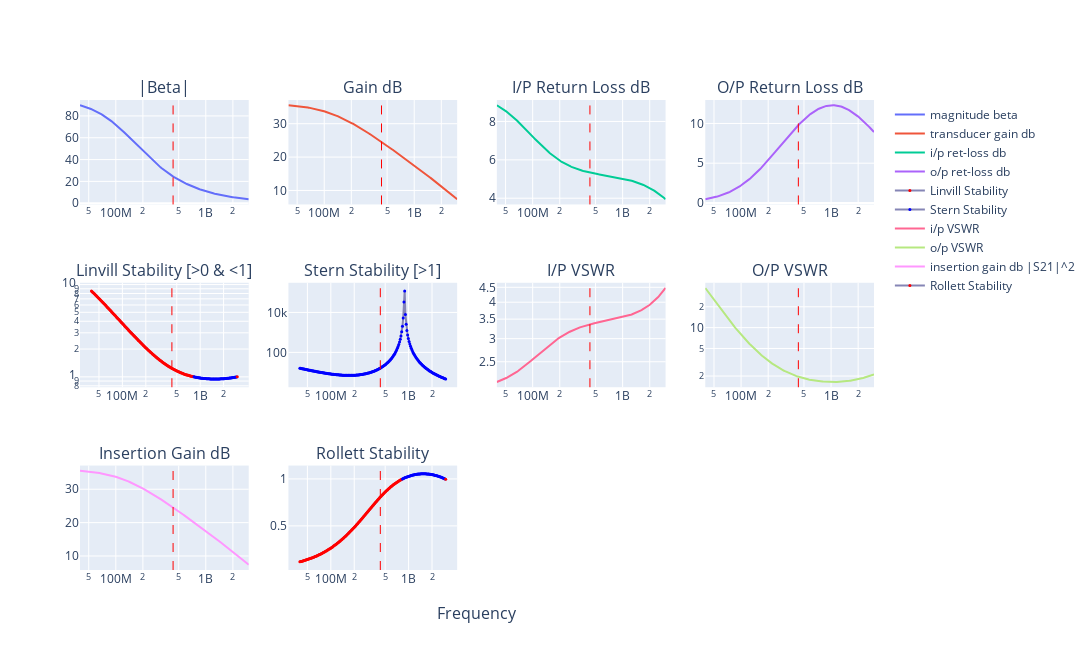

Source (notebook cell):
### Markdown cell above
# BFU550XR - Feedback Amplifier

> Note:
> * This model shows a __very__ close correlation with the $S_{11}$ and $S_{22}$ smith charts in the datasheet
> * Was thinking I need to better understand the Spice model's _SOT143 parasitic model_, but seems ok as is...

### Code cell
import os
import sys

sys.path.append("../../../lib")
from feedback import complex_fba

%matplotlib inline
%config InlineBackend.figure_format = 'svg'

# file:///home/bev/Documents/Radio/DataSheets/BJTs/BFU5/BFU550XR.pdf
# file:///home/bev/Documents/Radio/DataSheets/BJTs/BFU5/BFU5XX_family_SPICE_GP_v2/BFU550XR_SPICE_GP.PRM
n = complex_fba(
    F_mhz=433,  # 25,
    FT_mhz=11000,
    B0=95,
    Ie_mA=25,
    Rbp=0.7,
    Re=0,
    extLe_nH=0.4,
    extLb_nH=1.113,
    extLc_nH=0.316,
    extCin_pF=0.04,
    extCout_pF=0.205,
    extCrev_pF=0.01,
    Ccb_pF=0.41,
    Cce_pF=0.44,
    Cf_pF=100000,
    Lf_nH=0,
    Rf=999000,
    ZS_real=50,
    ZS_imag=0,
    ZL_real=50,
    ZL_imag=0,
    N=1,
    from_mhz=40,
    to_mhz=3000,
)
# print(n)
n.write_touchstone(
    "BFU550XR_CE_Ie10mA_nbgen",
    dir=f"{os.environ['HOME']}/Documents/Radio/QUCS-S/Studies/0010_S_Touchtone_lib",
)

### Figure 1 — Plotly figure (JSON) as saved in the notebook; plotly's stock layout.template omitted (floating-point values rounded to 4 significant figures; data arrays with more than 128 entries replaced by an {"elided": "..."} marker saying what was removed)
{"data": [{"name": "magnitude beta", "type": "scatter", "x": {"elided": "200 float values"}, "xaxis": "x", "y": {"elided": "200 float values"}, "yaxis": "y"}, {"name": "transducer gain db", "type": "scatter", "x": {"elided": "200 float values"}, "xaxis": "x2", "y": {"elided": "200 float values"}, "yaxis": "y2"}, {"name": "i/p ret-loss db", "type": "scatter", "x": {"elided": "200 float values"}, "xaxis": "x3", "y": {"elided": "200 float values"}, "yaxis": "y3"}, {"name": "o/p ret-loss db", "type": "scatter", "x": {"elided": "200 float values"}, "xaxis": "x4", "y": {"elided": "200 float values"}, "yaxis": "y4"}, {"line": {"color": "#8585b5"}, "marker": {"color": {"elided": "200 str values"}, "size": 3}, "mode": "markers+lines", "name": "Linvill Stability", "type": "scatter", "x": {"elided": "200 float values"}, "xaxis": "x5", "y": {"elided": "200 float values"}, "yaxis": "y5"}, {"line": {"color": "#8585b5"}, "marker": {"color": {"elided": "200 str values"}, "size": 3}, "mode": "markers+lines", "name": "Stern Stability", "type": "scatter", "x": {"elided": "200 float values"}, "xaxis": "x6", "y": {"elided": "200 float values"}, "yaxis": "y6"}, {"name": "i/p VSWR", "type": "scatter", "x": {"elided": "200 float values"}, "xaxis": "x7", "y": {"elided": "200 float values"}, "yaxis": "y7"}, {"name": "o/p VSWR", "type": "scatter", "x": {"elided": "200 float values"}, "xaxis": "x8", "y": {"elided": "200 float values"}, "yaxis": "y8"}, {"name": "insertion gain db |S21|^2", "type": "scatter", "x": {"elided": "200 float values"}, "xaxis": "x9", "y": {"elided": "200 float values"}, "yaxis": "y9"}, {"line": {"color": "#8585b5"}, "marker": {"color": {"elided": "200 str values"}, "size": 3}, "mode": "markers+lines", "name": "Rollett Stability", "type": "scatter", "x": {"elided": "200 float values"}, "xaxis": "x10", "y": {"elided": "200 float values"}, "yaxis": "y10"}], "layout": {"annotations": [{"font": {"size": 16}, "showarrow": false, "text": "|Beta|", "x": 0.1062, "xanchor": "center", "xref": "paper", "y": 1, "yanchor": "bottom", "yref": "paper"}, {"font": {"size": 16}, "showarrow": false, "text": "Gain dB", "x": 0.3688, "xanchor": "center", "xref": "paper", "y": 1, "yanchor": "bottom", "yref": "paper"}, {"font": {"size": 16}, "showarrow": false, "text": "I/P Return Loss dB", "x": 0.6313, "xanchor": "center", "xref": "paper", "y": 1, "yanchor": "bottom", "yref": "paper"}, {"font": {"size": 16}, "showarrow": false, "text": "O/P Return Loss dB", "x": 0.8938, "xanchor": "center", "xref": "paper", "y": 1, "yanchor": "bottom", "yref": "paper"}, {"font": {"size": 16}, "showarrow": false, "text": "Linvill Stability [>0 & <1]", "x": 0.1062, "xanchor": "center", "xref": "paper", "y": 0.6111, "yanchor": "bottom", "yref": "paper"}, {"font": {"size": 16}, "showarrow": false, "text": "Stern Stability [>1]", "x": 0.3688, "xanchor": "center", "xref": "paper", "y": 0.6111, "yanchor": "bottom", "yref": "paper"}, {"font": {"size": 16}, "showarrow": false, "text": "I/P VSWR", "x": 0.6313, "xanchor": "center", "xref": "paper", "y": 0.6111, "yanchor": "bottom", "yref": "paper"}, {"font": {"size": 16}, "showarrow": false, "text": "O/P VSWR", "x": 0.8938, "xanchor": "center", "xref": "paper", "y": 0.6111, "yanchor": "bottom", "yref": "paper"}, {"font": {"size": 16}, "showarrow": false, "text": "Insertion Gain dB", "x": 0.1062, "xanchor": "center", "xref": "paper", "y": 0.2222, "yanchor": "bottom", "yref": "paper"}, {"font": {"size": 16}, "showarrow": false, "text": "Rollett Stability", "x": 0.3688, "xanchor": "center", "xref": "paper", "y": 0.2222, "yanchor": "bottom", "yref": "paper"}, {"font": {"size": 16}, "showarrow": false, "text": "Frequency", "x": 0.5, "xanchor": "center", "xref": "paper", "y": 0, "yanchor": "top", "yref": "paper", "yshift": -30}], "height": 650, "shapes": [{"line": {"color": "red", "dash": "dash", "width": 1}, "type": "line", "x0": 433000000, "x1": 433000000, "xref": "x", "y0": 0, "y1": 1, "yref": "y domain"}, {"line": {"color": "red", "dash": "dash", "width": 1}, "type": "line", "x0": 433000000, "x1": 433000000, "xref": "x2", "y0": 0, "y1": 1, "yref": "y2 domain"}, {"line": {"color": "red", "dash": "dash", "width": 1}, "type": "line", "x0": 433000000, "x1": 433000000, "xref": "x3", "y0": 0, "y1": 1, "yref": "y3 domain"}, {"line": {"color": "red", "dash": "dash", "width": 1}, "type": "line", "x0": 433000000, "x1": 433000000, "xref": "x4", "y0": 0, "y1": 1, "yref": "y4 domain"}, {"line": {"color": "red", "dash": "dash", "width": 1}, "type": "line", "x0": 433000000, "x1": 433000000, "xref": "x5", "y0": 0, "y1": 1, "yref": "y5 domain"}, {"line": {"color": "red", "dash": "dash", "width": 1}, "type": "line", "x0": 433000000, "x1": 433000000, "xref": "x6", "y0": 0, "y1": 1, "yref": "y6 domain"}, {"line": {"color": "red", "dash": "dash", "width": 1}, "type": "line", "x0": 433000000, "x1": 433000000, "xref": "x7", "y0": 0, "y1": 1, "yref": "y7 domain"}, {"line": {"color": "red", "dash": "dash", "width": 1}, "type": "line", "x0": 433000000, "x1": 433000000, "xref": "x8", "y0": 0, "y1": 1, "yref": "y8 domain"}, {"line": {"color": "red", "dash": "dash", "width": 1}, "type": "line", "x0": 433000000, "x1": 433000000, "xref": "x9", "y0": 0, "y1": 1, "yref": "y9 domain"}, {"line": {"color": "red", "dash": "dash", "width": 1}, "type": "line", "x0": 433000000, "x1": 433000000, "xref": "x10", "y0": 0, "y1": 1, "yref": "y10 domain"}], "width": 1400, "xaxis": {"anchor": "y", "autorange": true, "domain": [0, 0.2125], "range": [7.602, 9.477], "type": "log"}, "xaxis10": {"anchor": "y10", "autorange": true, "domain": [0.2625, 0.475], "range": [7.467, 9.612], "type": "log"}, "xaxis11": {"anchor": "y11", "domain": [0.525, 0.7375], "type": "log"}, "xaxis12": {"anchor": "y12", "domain": [0.7875, 1], "type": "log"}, "xaxis2": {"anchor": "y2", "autorange": true, "domain": [0.2625, 0.475], "range": [7.602, 9.477], "type": "log"}, "xaxis3": {"anchor": "y3", "autorange": true, "domain": [0.525, 0.7375], "range": [7.602, 9.477], "type": "log"}, "xaxis4": {"anchor": "y4", "autorange": true, "domain": [0.7875, 1], "range": [7.602, 9.477], "type": "log"}, "xaxis5": {"anchor": "y5", "autorange": true, "domain": [0, 0.2125], "range": [7.467, 9.612], "type": "log"}, "xaxis6": {"anchor": "y6", "autorange": true, "domain": [0.2625, 0.475], "range": [7.467, 9.612], "type": "log"}, "xaxis7": {"anchor": "y7", "autorange": true, "domain": [0.525, 0.7375], "range": [7.602, 9.477], "type": "log"}, "xaxis8": {"anchor": "y8", "autorange": true, "domain": [0.7875, 1], "range": [7.602, 9.477], "type": "log"}, "xaxis9": {"anchor": "y9", "autorange": true, "domain": [0, 0.2125], "range": [7.602, 9.477], "type": "log"}, "yaxis": {"anchor": "x", "autorange": true, "domain": [0.7778, 1], "range": [-1.121, 94.58], "type": "linear"}, "yaxis10": {"anchor": "x10", "autorange": true, "domain": [0, 0.2222], "range": [0.0299, 1.142], "type": "linear"}, "yaxis11": {"anchor": "x11", "domain": [0, 0.2222]}, "yaxis12": {"anchor": "x12", "domain": [0, 0.2222]}, "yaxis2": {"anchor": "x2", "autorange": true, "domain": [0.7778, 1], "range": [5.81, 37.1], "type": "linear"}, "yaxis3": {"anchor": "x3", "autorange": true, "domain": [0.7778, 1], "range": [3.676, 9.118], "type": "linear"}, "yaxis4": {"anchor": "x4", "autorange": true, "domain": [0.7778, 1], "range": [-0.1917, 12.96], "type": "linear"}, "yaxis5": {"anchor": "x5", "autorange": true, "domain": [0.3889, 0.6111], "range": [-0.1123, 1.019], "type": "log"}, "yaxis6": {"anchor": "x6", "autorange": true, "domain": [0.3889, 0.6111], "range": [0.255, 5.486], "type": "log"}, "yaxis7": {"anchor": "x7", "autorange": true, "domain": [0.3889, 0.6111], "range": [0.3106, 0.6687], "type": "log"}, "yaxis8": {"anchor": "x8", "autorange": true, "domain": [0.3889, 0.6111], "range": [0.1397, 1.647], "type": "log"}, "yaxis9": {"anchor": "x9", "autorange": true, "domain": [0, 0.2222], "range": [5.81, 37.1], "type": "linear"}}}
